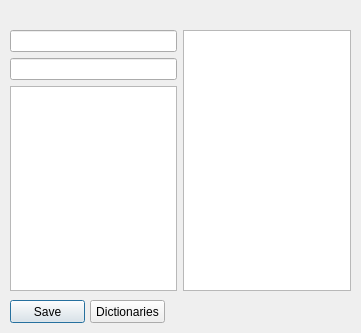
<?xml version="1.0" encoding="UTF-8"?>
<ui version="4.0">
 <class>WriteWordsWindow</class>
 <widget class="QDialog" name="WriteWordsWindow">
  <property name="geometry">
   <rect>
    <x>0</x>
    <y>0</y>
    <width>361</width>
    <height>333</height>
   </rect>
  </property>
  <property name="windowTitle">
   <string>Dialog</string>
  </property>
  <widget class="QWidget" name="horizontalLayoutWidget">
   <property name="geometry">
    <rect>
     <x>10</x>
     <y>30</y>
     <width>341</width>
     <height>261</height>
    </rect>
   </property>
   <layout class="QHBoxLayout" name="horizontalLayout">
    <item>
     <layout class="QVBoxLayout" name="verticalLayout_2">
      <item>
       <layout class="QVBoxLayout" name="verticalLayout">
        <item>
         <widget class="QLineEdit" name="lineEdit"/>
        </item>
        <item>
         <widget class="QLineEdit" name="lineEdit_2"/>
        </item>
       </layout>
      </item>
      <item>
       <widget class="QTextEdit" name="textEdit"/>
      </item>
     </layout>
    </item>
    <item>
     <widget class="QTextEdit" name="textEdit_2"/>
    </item>
   </layout>
  </widget>
  <widget class="QPushButton" name="pushButton">
   <property name="geometry">
    <rect>
     <x>10</x>
     <y>300</y>
     <width>75</width>
     <height>23</height>
    </rect>
   </property>
   <property name="text">
    <string>Save</string>
   </property>
  </widget>
  <widget class="QPushButton" name="pushButton_2">
   <property name="geometry">
    <rect>
     <x>90</x>
     <y>300</y>
     <width>75</width>
     <height>23</height>
    </rect>
   </property>
   <property name="text">
    <string>Dictionaries</string>
   </property>
  </widget>
 </widget>
 <resources/>
 <connections/>
</ui>
